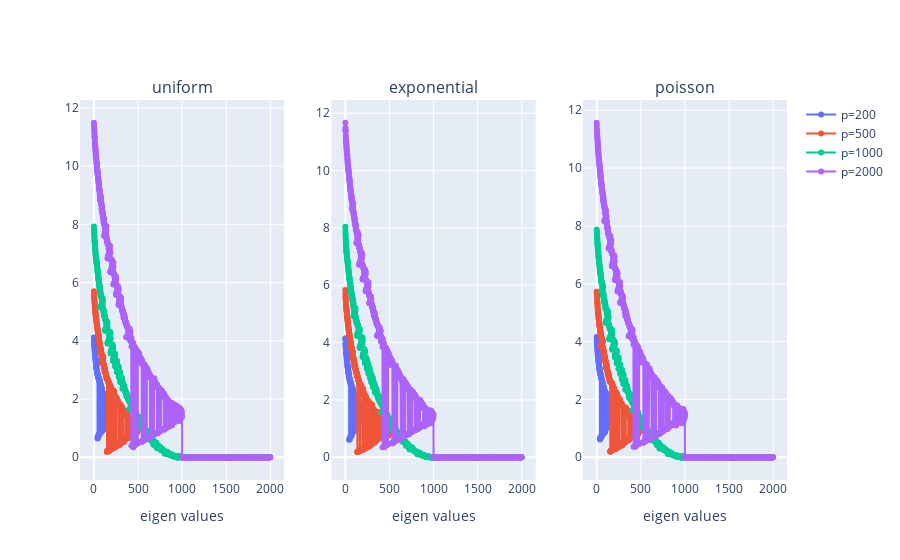

The code cell stored with this chart in its notebook:
### Markdown cell above
### question 10

### Code cell
# init figure
fig = make_subplots(
    rows=1,
    cols=3,
    subplot_titles=list(DICT_DIST.keys())
)

# params
n = 1000
values_p = [200, 500, 1000, 2000]
arr_colors = ['#636EFA', '#EF553B', '#00CC96', '#AB63FA']

for i, dist_name in enumerate(DICT_DIST):
    for p, color_name in zip(values_p, arr_colors):
        # build and apply svd
        X = sample_from(n, p, dist_name)
        eigen_values, _ = np.linalg.eig(X.T @ X / n)

        # plot
        fig.add_trace(
            go.Scatter(
                y=np.real(eigen_values),
                mode="markers+lines",
                name=f"p={p}",
                marker_color=color_name,
                showlegend=False if dist_name != "uniform" else True
            ),
            row=1, col=i+1
        )

# set axis layout
for i in [1, 2, 3]:
    fig.update_xaxes(
        title_text="eigen values",
        row=1, col=i
    )


fig.show()

### Figure 1 — Plotly figure (JSON) as saved in the notebook; plotly's stock layout.template omitted (floating-point values rounded to 4 significant figures; data arrays with more than 128 entries replaced by an {"elided": "..."} marker saying what was removed)
{"data": [{"marker": {"color": "#636EFA"}, "mode": "markers+lines", "name": "p=200", "showlegend": true, "type": "scatter", "xaxis": "x", "y": {"elided": "200 float values"}, "yaxis": "y"}, {"marker": {"color": "#EF553B"}, "mode": "markers+lines", "name": "p=500", "showlegend": true, "type": "scatter", "xaxis": "x", "y": {"elided": "500 float values"}, "yaxis": "y"}, {"marker": {"color": "#00CC96"}, "mode": "markers+lines", "name": "p=1000", "showlegend": true, "type": "scatter", "xaxis": "x", "y": {"elided": "1000 float values"}, "yaxis": "y"}, {"marker": {"color": "#AB63FA"}, "mode": "markers+lines", "name": "p=2000", "showlegend": true, "type": "scatter", "xaxis": "x", "y": {"elided": "2000 float values"}, "yaxis": "y"}, {"marker": {"color": "#636EFA"}, "mode": "markers+lines", "name": "p=200", "showlegend": false, "type": "scatter", "xaxis": "x2", "y": {"elided": "200 float values"}, "yaxis": "y2"}, {"marker": {"color": "#EF553B"}, "mode": "markers+lines", "name": "p=500", "showlegend": false, "type": "scatter", "xaxis": "x2", "y": {"elided": "500 float values"}, "yaxis": "y2"}, {"marker": {"color": "#00CC96"}, "mode": "markers+lines", "name": "p=1000", "showlegend": false, "type": "scatter", "xaxis": "x2", "y": {"elided": "1000 float values"}, "yaxis": "y2"}, {"marker": {"color": "#AB63FA"}, "mode": "markers+lines", "name": "p=2000", "showlegend": false, "type": "scatter", "xaxis": "x2", "y": {"elided": "2000 float values"}, "yaxis": "y2"}, {"marker": {"color": "#636EFA"}, "mode": "markers+lines", "name": "p=200", "showlegend": false, "type": "scatter", "xaxis": "x3", "y": {"elided": "200 float values"}, "yaxis": "y3"}, {"marker": {"color": "#EF553B"}, "mode": "markers+lines", "name": "p=500", "showlegend": false, "type": "scatter", "xaxis": "x3", "y": {"elided": "500 float values"}, "yaxis": "y3"}, {"marker": {"color": "#00CC96"}, "mode": "markers+lines", "name": "p=1000", "showlegend": false, "type": "scatter", "xaxis": "x3", "y": {"elided": "1000 float values"}, "yaxis": "y3"}, {"marker": {"color": "#AB63FA"}, "mode": "markers+lines", "name": "p=2000", "showlegend": false, "type": "scatter", "xaxis": "x3", "y": {"elided": "2000 float values"}, "yaxis": "y3"}], "layout": {"annotations": [{"font": {"size": 16}, "showarrow": false, "text": "uniform", "x": 0.1444, "xanchor": "center", "xref": "paper", "y": 1, "yanchor": "bottom", "yref": "paper"}, {"font": {"size": 16}, "showarrow": false, "text": "exponential", "x": 0.5, "xanchor": "center", "xref": "paper", "y": 1, "yanchor": "bottom", "yref": "paper"}, {"font": {"size": 16}, "showarrow": false, "text": "poisson", "x": 0.8556, "xanchor": "center", "xref": "paper", "y": 1, "yanchor": "bottom", "yref": "paper"}], "xaxis": {"anchor": "y", "domain": [0, 0.2889], "title": {"text": "eigen values"}}, "xaxis2": {"anchor": "y2", "domain": [0.3556, 0.6444], "title": {"text": "eigen values"}}, "xaxis3": {"anchor": "y3", "domain": [0.7111, 1], "title": {"text": "eigen values"}}, "yaxis": {"anchor": "x", "domain": [0, 1]}, "yaxis2": {"anchor": "x2", "domain": [0, 1]}, "yaxis3": {"anchor": "x3", "domain": [0, 1]}}}
